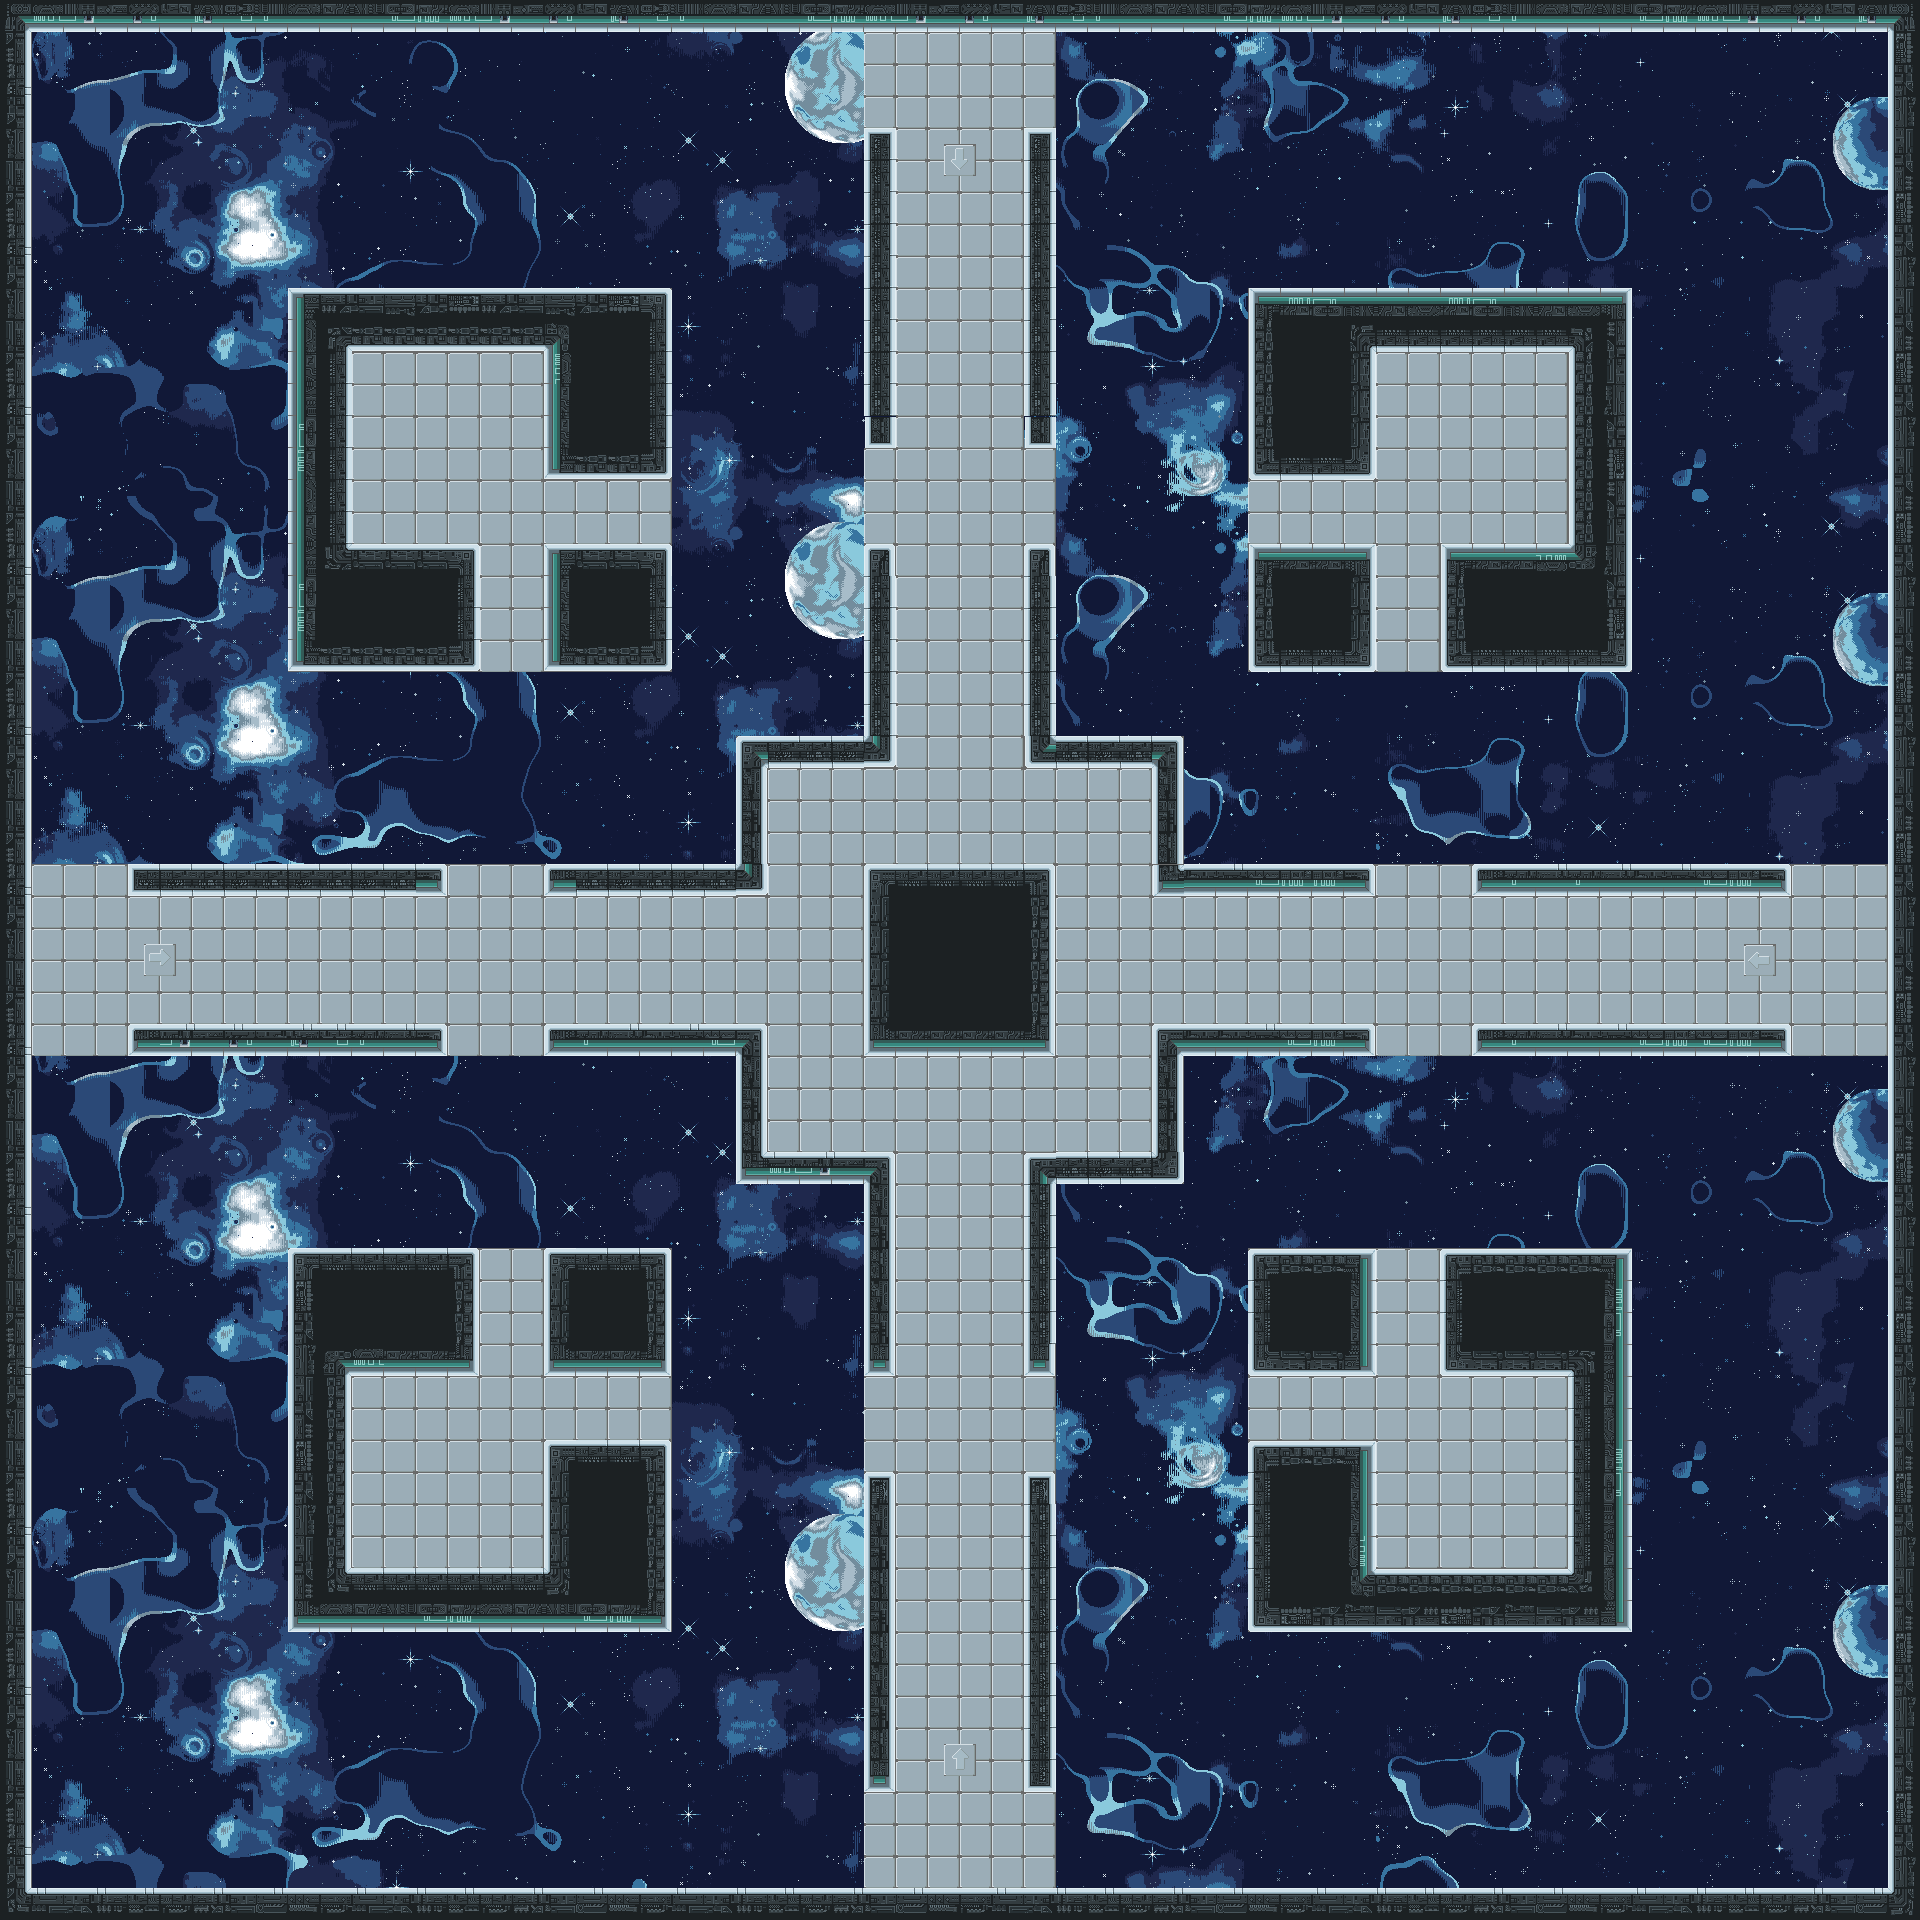

A level layout from a 2D game, rendered from its tile map. Below: a short description, then the map file with tile-grid data replaced by summaries:
An orthogonal 120x120 tile map with 16x16 px tiles, 3 tile layers (Background, Middleground, Ground), 4 tilesets and 155 objects.

<map version="1.8" tiledversion="1.8.2" orientation="orthogonal" renderorder="right-down" width="120" height="120" tilewidth="16" tileheight="16" infinite="0" nextlayerid="7" nextobjectid="235">
 <tileset firstgid="1" source="Background.tsx" />
 <tileset firstgid="2401" source="Background2.tsx" />
 <tileset firstgid="6276" source="SpaceBack2.tsx" />
 <tileset firstgid="10151" source="LabAssets1.tsx" />
 <layer id="2" name="Background" width="120" height="120">
  <data>[14400 cells, 14400 non-empty, 3744 distinct tile ids]</data>
 </layer>
 <layer id="3" name="Middleground" width="120" height="120">
  <data>[14400 cells, 3237 non-empty, 57 distinct tile ids]</data>
 </layer>
 <layer id="4" name="Ground" width="120" height="120">
  <data>[14400 cells, 2280 non-empty, 219 distinct tile ids]</data>
 </layer>
 <objectgroup id="5" name="Static">
  <object id="1" x="0" y="0" width="1920" height="32" />
  <object id="2" x="0" y="688" width="32" height="1232" />
  <object id="3" x="0" y="32" width="32" height="656" />
  <object id="4" x="32" y="1888" width="1888" height="32" />
  <object id="5" x="1888" y="32" width="32" height="1392" />
  <object id="6" x="1888" y="1424" width="32" height="464" />
  <object id="26" x="864" y="864" width="192" height="192" />
  <object id="34" x="864" y="1472" width="32" height="320" />
  <object id="35" x="1024" y="1472" width="32" height="320" />
  <object id="58" x="128" y="864" width="320" height="32" />
  <object id="59" x="128" y="1024" width="320" height="32" />
  <object id="64" x="864" y="128" width="32" height="320" />
  <object id="65" x="1024" y="128" width="32" height="320" />
  <object id="70" x="1472" y="864" width="320" height="32" />
  <object id="71" x="1472" y="1024" width="320" height="32" />
  <object id="93" x="544" y="1024" width="224" />
  <object id="94" x="544" y="1024" height="32" />
  <object id="96" x="544" y="1056" width="192" />
  <object id="97" x="736" y="1056" height="128" />
  <object id="98" x="736" y="1184" width="128" />
  <object id="99" x="864" y="1184" height="192" />
  <object id="100" x="864" y="1376" width="32" />
  <object id="101" x="896" y="1152" height="224" />
  <object id="102" x="768" y="1152" width="128" />
  <object id="103" x="768" y="1024" height="128" />
  <object id="104" x="544" y="1248" width="128" height="128" />
  <object id="105" x="288" y="1248" width="192" />
  <object id="106" x="480" y="1248" height="128" />
  <object id="107" x="352" y="1376" width="128" />
  <object id="108" x="352" y="1376" height="192" />
  <object id="109" x="352" y="1568" width="192" />
  <object id="110" x="544" y="1440" height="128" />
  <object id="111" x="544" y="1440" width="128" />
  <object id="112" x="672" y="1440" height="192" />
  <object id="113" x="288" y="1632" width="384" />
  <object id="114" x="288" y="1248" height="384" />
  <object id="118" x="544" y="544" width="128" height="128" />
  <object id="119" x="288" y="672" width="192" />
  <object id="120" x="288" y="288" height="384" />
  <object id="121" x="480" y="544" height="128" />
  <object id="122" x="352" y="544" width="128" />
  <object id="123" x="352" y="352" height="192" />
  <object id="124" x="352" y="352" width="192" />
  <object id="125" x="544" y="352" height="128" />
  <object id="126" x="544" y="480" width="128" />
  <object id="127" x="672" y="288" height="192" />
  <object id="128" x="288" y="288" width="384" />
  <object id="129" x="544" y="864" height="32" />
  <object id="130" x="544" y="864" width="192" />
  <object id="131" x="736" y="736" height="128" />
  <object id="132" x="736" y="736" width="128" />
  <object id="133" x="864" y="544" height="192" />
  <object id="134" x="864" y="544" width="32" />
  <object id="135" x="896" y="544" height="220.5" />
  <object id="136" x="768" y="768" width="128" />
  <object id="137" x="768" y="768" height="128" />
  <object id="138" x="544" y="896" width="224" />
  <object id="139" x="1024" y="544" width="32" />
  <object id="140" x="1056" y="544" height="192" />
  <object id="141" x="1056" y="736" width="128" />
  <object id="142" x="1024" y="544" height="224" />
  <object id="143" x="1024" y="768" width="128" />
  <object id="144" x="1152" y="768" height="128" />
  <object id="145" x="1152" y="896" width="224" />
  <object id="146" x="1184" y="864" width="192" />
  <object id="147" x="1376" y="864" height="32" />
  <object id="149" x="1248" y="544" width="128" height="128" />
  <object id="150" x="1248" y="288" height="192" />
  <object id="151" x="1248" y="288" width="384" />
  <object id="152" x="1632" y="288" height="384" />
  <object id="154" x="1440" y="672" width="192" />
  <object id="155" x="1440" y="544" height="128" />
  <object id="156" x="1440" y="544" width="128" />
  <object id="157" x="1568" y="352" height="192" />
  <object id="158" x="1376" y="352" width="193" height="1" />
  <object id="159" x="1376" y="352" height="128" />
  <object id="160" x="1248" y="480" width="128" />
  <object id="161" x="1024" y="1152" height="224" />
  <object id="162" x="1024" y="1376" width="32" />
  <object id="163" x="1056" y="1184" height="192" />
  <object id="164" x="1056" y="1184" width="128" />
  <object id="165" x="1024" y="1152" width="128" />
  <object id="166" x="1152" y="1024" height="128" />
  <object id="167" x="1184" y="1056" height="128" />
  <object id="168" x="1184" y="1056" width="192" />
  <object id="169" x="1152" y="1024" width="224" />
  <object id="170" x="1376" y="1024" height="32" />
  <object id="171" x="1248" y="1248" width="128" height="128" />
  <object id="172" x="1440" y="1248" width="192" />
  <object id="173" x="1632" y="1248" height="384" />
  <object id="174" x="1248" y="1632" width="384" />
  <object id="175" x="1248" y="1440" height="192" />
  <object id="176" x="1248" y="1440" width="128" />
  <object id="177" x="1376" y="1440" height="128" />
  <object id="178" x="1376" y="1568" width="192" />
  <object id="179" x="1568" y="1376" height="192" />
  <object id="180" x="1440" y="1376" width="128" />
  <object id="182" x="1440" y="1248" height="128" />
  <object id="183" x="1184" y="736" height="128" />
 </objectgroup>
 <objectgroup id="6" name="Entities">
  <object id="28" x="94.6667" y="1834.67" width="16" height="32">
   <properties>
    <property name="Name" value="Player" />
   </properties>
  </object>
  <object id="29" x="1818.67" y="1825.33" width="16" height="32">
   <properties>
    <property name="Name" value="Player2" />
   </properties>
  </object>
  <object id="30" x="958" y="1793.33" width="32" height="32">
   <properties>
    <property name="Gravity" value="Up" />
    <property name="Name" value="Gravity" />
   </properties>
  </object>
  </objectgroup>
</map>
<!-- 53 of 155 objects omitted -->
